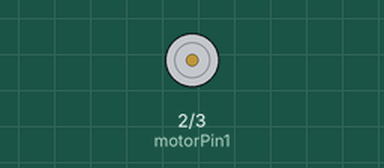
This sketch was run on a simulated Arduino Uno, built with avr-gcc and run on an emulated ATmega328P. On the bench: motor-driver pin pairs drawn as motors (green arrow = first pin HIGH = forward, orange = second pin HIGH = backward, longer = more drive).

Above: at 1.5 s.
At 4.0 s:
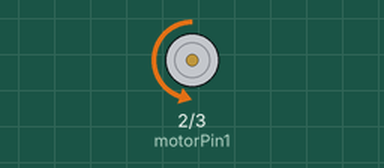
Timing chart, 0 to 7.8 s (numbered marks = the images above):
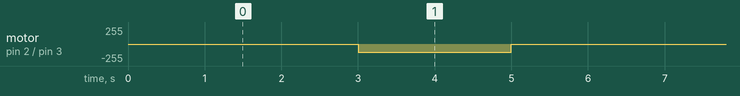

The sketch:

transfer_pneumatic.ino
```cpp
const int motorPin1  = 2;
const int motorPin2  = 3;


void setup(){

    //Set pins as outputs
    pinMode(motorPin1, OUTPUT);
    pinMode(motorPin2, OUTPUT);


}
void loop()
{


    //This code  will turn Motor A clockwise for 2 sec.
    analogWrite(motorPin1, 120);
    analogWrite(motorPin2, 0);

    delay(2000);

    analogWrite(motorPin1,0);
    analogWrite(motorPin2,0);
    delay(1000);

    //This code will turn Motor A counter-clockwise for 2 sec.
   analogWrite(motorPin1, 0);
    analogWrite(motorPin2, 120);
    delay(2000);

    analogWrite(motorPin1,0);
    analogWrite(motorPin2,0);
  delay(1000);


  }
```

Measured:
- by itself, motor on pin 2 (motorPin1) / pin 3 (motorPin2): alternates backward 120/255 for 2.0 s and stopped for 4.0 s
